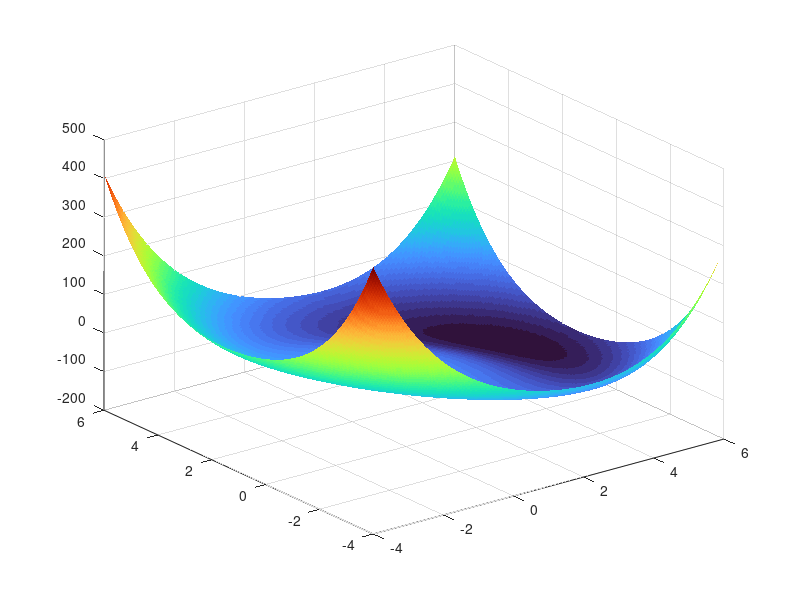

This figure's MATLAB source: (Note: this script raises an error after producing the figure.)

% --- Παράμετροι ---
x0_i = [1; 1];       % επιθυμητή θέση πράκτορα
x_obs = [-1.0; 0.2];      % θέση εμποδίου
alpha_i = 10;         % βάρος "έλξης/άπωσης"
tau = 10;             % βάρος αποφυγής εμποδίου
x0 = [1;0;1;
      1.5;-2;2.4;
      4;1.1;2;
      -0.1;5;0.5;
      3;2.5;3.4];
N = 5;
n = 3;
X0 = reshape(x0, [n, N]);
% --- Πεδίο ορισμού ---
[x1, x2] = meshgrid(-4:0.05:6, -4:0.05:6);

% --- Υπολογισμός της f_i(x) ---
f = zeros(size(x1));
gx = zeros(size(x1)); 
gy = zeros(size(x1));
for i = 1:size(x1,1)
    for j = 1:size(x1,2)
        x = [x1(i,j); x2(i,j)];
        term1 = 0.25 * norm(x - x0_i)^4;
        term2 = -0.5 * alpha_i * norm(x - x_obs)^2;
        term3 = tau / (1 + norm(x - x_obs)^2);
        f(i,j) = term1 + term2 + term3;
        % gradient
        grad = (norm(x - x0_i)^2) * (x - x0_i) ...
             - alpha_i * (x - x_obs) ...
             - (2*tau*(x - x_obs)) / (1 + norm(x - x_obs)^2)^2;

        gx(i,j) = grad(1);
        gy(i,j) = grad(2);
    end
end

% --- 3D επιφάνεια ---
figure(1);
clf;
% colors = lines(N);
surf(x1, x2, f, 'EdgeColor', 'none');
colormap turbo;
hold on;
plot3(x_obs(1),x_obs(2),1.0,'MarkerSize',8,'Color','k','LineWidth',2,'Marker','x')
plot3(x_solve(1),x_solve(2),x_solve(3), 'MarkerSize',8,'Color','r','LineWidth',2,'Marker','x');
% line([x_solve(1) x_solve(1)],[x_solve(2) x_solve(2)],[0 x_solve(3)], 'LineWidth', 4,'Color','k', 'LineStyle','--');
% for i = 1:N
%     plot3(X0(1,i),X0(2,i),X0(3,i), 'MarkerSize',8,'Color',colors(i),'LineWidth',2,'Marker','diamond');
% end
xlabel('$x_1$','FontSize',15,'Interpreter','latex'); ylabel('$x_2$','FontSize',15,'Interpreter','latex'); zlabel('$f_i (x)$','FontSize',15,'Interpreter','latex');
view(45, 30);
legend({'$f_i(x)$','$x_{obs}$','$x^*$'}, ...
       'Location', 'northeast', 'Interpreter','latex');
grid on;

figure(2);
clf;
contourf(x1, x2, f, 30, 'LineColor', 'none');
hold on;
plot(x_solve(1), x_solve(2), 'rx', 'MarkerSize', 10, 'LineWidth', 3); % επιθυμητή θέση
plot(x_obs(1), x_obs(2), 'kx', 'MarkerSize', 10, 'LineWidth', 3); % εμπόδιο
colormap turbo;
xlabel('$x_1$','FontSize',15,'Interpreter','latex'); ylabel('$x_2$','FontSize',15,'Interpreter','latex');
axis equal;
grid on;
legend({'Contours $f_i(x)$', '$x^*$', '$x_{obs}$'}, ...
       'Location', 'bestoutside', 'Interpreter','latex');
